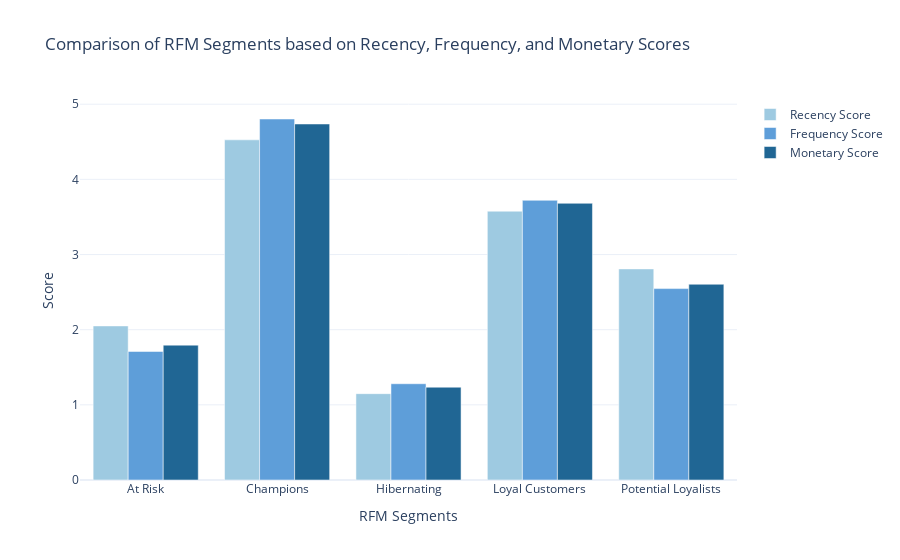

The cell this chart's notebook holds for it:
### Markdown cell above
Analyzing RFM scores across all customer segments

### Code cell
rfm['Recency_score'] = rfm['Recency_score'].astype(int)
rfm['Frequency_score'] = rfm['Frequency_score'].astype(int)
rfm['Monetary_score'] = rfm['Monetary_score'].astype(int)

# Calculate the average Recency, Frequency, and Monetary scores for each segment
segment_scores = rfm.groupby('RFM Customer Segment')[['Recency_score', 'Frequency_score', 'Monetary_score']].mean().reset_index()

# Create a grouped bar chart to compare segment scores
fig = go.Figure()

# Add bars for Recency score
fig.add_trace(go.Bar(
    x=segment_scores['RFM Customer Segment'],
    y=segment_scores['Recency_score'],
    name='Recency Score',
    marker_color='rgb(158,202,225)'
))

# Add bars for Frequency score
fig.add_trace(go.Bar(
    x=segment_scores['RFM Customer Segment'],
    y=segment_scores['Frequency_score'],
    name='Frequency Score',
    marker_color='rgb(94,158,217)'
))

# Add bars for Monetary score
fig.add_trace(go.Bar(
    x=segment_scores['RFM Customer Segment'],
    y=segment_scores['Monetary_score'],
    name='Monetary Score',
    marker_color='rgb(32,102,148)'
))

# Update the layout
fig.update_layout(
    title='Comparison of RFM Segments based on Recency, Frequency, and Monetary Scores',
    xaxis_title='RFM Segments',
    yaxis_title='Score',
    barmode='group',
    showlegend=True
)

fig.show()
fig.write_image('../images/rfm_comparisons.png', width=800, height=600)

### Figure 1 — Plotly figure (JSON) as saved in the notebook; plotly's stock layout.template omitted (floating-point values rounded to 4 significant figures)
{"data": [{"marker": {"color": "rgb(158,202,225)"}, "name": "Recency Score", "type": "bar", "x": ["At Risk", "Champions", "Hibernating", "Loyal Customers", "Potential Loyalists"], "y": [2.05, 4.526, 1.149, 3.576, 2.809]}, {"marker": {"color": "rgb(94,158,217)"}, "name": "Frequency Score", "type": "bar", "x": ["At Risk", "Champions", "Hibernating", "Loyal Customers", "Potential Loyalists"], "y": [1.71, 4.803, 1.281, 3.721, 2.547]}, {"marker": {"color": "rgb(32,102,148)"}, "name": "Monetary Score", "type": "bar", "x": ["At Risk", "Champions", "Hibernating", "Loyal Customers", "Potential Loyalists"], "y": [1.794, 4.737, 1.235, 3.682, 2.604]}], "layout": {"barmode": "group", "showlegend": true, "title": {"text": "Comparison of RFM Segments based on Recency, Frequency, and Monetary Scores"}, "xaxis": {"title": {"text": "RFM Segments"}}, "yaxis": {"title": {"text": "Score"}}}}
